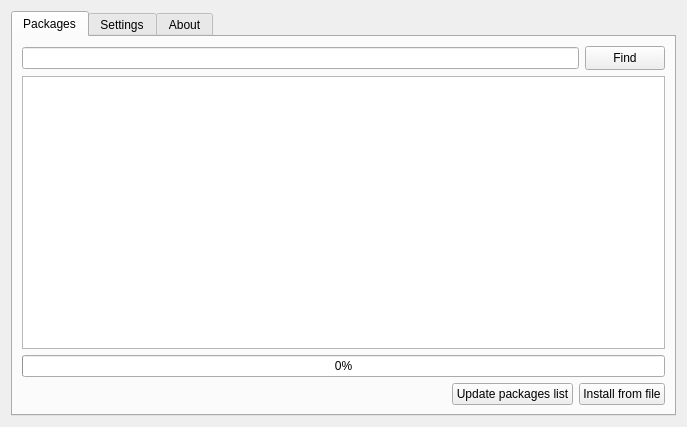
<?xml version="1.0" encoding="UTF-8"?>
<ui version="4.0">
 <class>plugmanSettings</class>
 <widget class="QWidget" name="plugmanSettings">
  <property name="geometry">
   <rect>
    <x>0</x>
    <y>0</y>
    <width>687</width>
    <height>427</height>
   </rect>
  </property>
  <property name="minimumSize">
   <size>
    <width>0</width>
    <height>0</height>
   </size>
  </property>
  <property name="windowTitle">
   <string>Form</string>
  </property>
  <layout class="QGridLayout" name="gridLayout">
   <item row="0" column="1">
    <widget class="QTabWidget" name="tabWidget">
     <property name="minimumSize">
      <size>
       <width>0</width>
       <height>0</height>
      </size>
     </property>
     <property name="currentIndex">
      <number>0</number>
     </property>
     <widget class="QWidget" name="PackagesTab">
      <attribute name="title">
       <string>Packages</string>
      </attribute>
      <layout class="QGridLayout" name="gridLayout_3">
       <item row="7" column="0">
        <spacer name="horizontalSpacer">
         <property name="orientation">
          <enum>Qt::Horizontal</enum>
         </property>
         <property name="sizeHint" stdset="0">
          <size>
           <width>40</width>
           <height>20</height>
          </size>
         </property>
        </spacer>
       </item>
       <item row="7" column="1">
        <widget class="QPushButton" name="pushButton">
         <property name="enabled">
          <bool>true</bool>
         </property>
         <property name="text">
          <string>Update packages list</string>
         </property>
         <property name="icon">
          <iconset resource="../icons.qrc">
           <normaloff>:/icons/internet.png</normaloff>:/icons/internet.png</iconset>
         </property>
        </widget>
       </item>
       <item row="7" column="2">
        <widget class="QPushButton" name="installfromfileBtn">
         <property name="text">
          <string>Install from file</string>
         </property>
         <property name="icon">
          <iconset resource="../icons.qrc">
           <normaloff>:/icons/open.png</normaloff>:/icons/open.png</iconset>
         </property>
        </widget>
       </item>
       <item row="6" column="0" colspan="3">
        <widget class="QProgressBar" name="progressBar">
         <property name="value">
          <number>0</number>
         </property>
        </widget>
       </item>
       <item row="5" column="0" colspan="3">
        <widget class="QTreeView" name="treeView"/>
       </item>
       <item row="0" column="0" rowspan="2" colspan="3">
        <layout class="QHBoxLayout" name="horizontalLayout">
         <item>
          <widget class="QLineEdit" name="lineEdit"/>
         </item>
         <item>
          <widget class="QPushButton" name="pushButton_2">
           <property name="minimumSize">
            <size>
             <width>0</width>
             <height>24</height>
            </size>
           </property>
           <property name="maximumSize">
            <size>
             <width>960</width>
             <height>24</height>
            </size>
           </property>
           <property name="baseSize">
            <size>
             <width>24</width>
             <height>64</height>
            </size>
           </property>
           <property name="text">
            <string>Find</string>
           </property>
           <property name="icon">
            <iconset resource="../icons.qrc">
             <normaloff>:/icons/find.png</normaloff>:/icons/find.png</iconset>
           </property>
           <property name="default">
            <bool>false</bool>
           </property>
           <property name="flat">
            <bool>false</bool>
           </property>
          </widget>
         </item>
        </layout>
       </item>
      </layout>
     </widget>
     <widget class="QWidget" name="SettingsTab">
      <attribute name="title">
       <string>Settings</string>
      </attribute>
      <layout class="QGridLayout" name="gridLayout_4">
       <item row="0" column="0">
        <widget class="QCheckBox" name="checkBox">
         <property name="text">
          <string>Collision protect</string>
         </property>
        </widget>
       </item>
       <item row="3" column="0">
        <widget class="QDialogButtonBox" name="buttonBox">
         <property name="standardButtons">
          <set>QDialogButtonBox::Cancel|QDialogButtonBox::Ok</set>
         </property>
        </widget>
       </item>
       <item row="2" column="0">
        <spacer name="verticalSpacer">
         <property name="orientation">
          <enum>Qt::Vertical</enum>
         </property>
         <property name="sizeHint" stdset="0">
          <size>
           <width>20</width>
           <height>40</height>
          </size>
         </property>
        </spacer>
       </item>
       <item row="1" column="0">
        <widget class="QLabel" name="label">
         <property name="text">
          <string>Not yet implemented</string>
         </property>
        </widget>
       </item>
      </layout>
     </widget>
     <widget class="QWidget" name="AboutTab">
      <attribute name="title">
       <string>About</string>
      </attribute>
      <layout class="QGridLayout" name="gridLayout_2">
       <item row="0" column="0">
        <widget class="QTextBrowser" name="textBrowser">
         <property name="frameShape">
          <enum>QFrame::StyledPanel</enum>
         </property>
         <property name="frameShadow">
          <enum>QFrame::Sunken</enum>
         </property>
         <property name="html">
          <string>&lt;!DOCTYPE HTML PUBLIC &quot;-//W3C//DTD HTML 4.0//EN&quot; &quot;http://www.w3.org/TR/REC-html40/strict.dtd&quot;&gt;
&lt;html&gt;&lt;head&gt;&lt;meta name=&quot;qrichtext&quot; content=&quot;1&quot; /&gt;&lt;style type=&quot;text/css&quot;&gt;
p, li { white-space: pre-wrap; }
&lt;/style&gt;&lt;/head&gt;&lt;body style=&quot; font-family:'Droid Serif'; font-size:10pt; font-weight:400; font-style:normal;&quot;&gt;
&lt;p style=&quot; margin-top:0px; margin-bottom:0px; margin-left:0px; margin-right:0px; -qt-block-indent:0; text-indent:0px;&quot;&gt;&lt;span style=&quot; font-family:'Bitstream Vera Sans';&quot;&gt;Simple qutIM plugin manager&lt;/span&gt;&lt;/p&gt;
&lt;p style=&quot;-qt-paragraph-type:empty; margin-top:0px; margin-bottom:0px; margin-left:0px; margin-right:0px; -qt-block-indent:0; text-indent:0px; font-family:'Bitstream Vera Sans';&quot;&gt;&lt;/p&gt;
&lt;p style=&quot; margin-top:0px; margin-bottom:0px; margin-left:0px; margin-right:0px; -qt-block-indent:0; text-indent:0px;&quot;&gt;&lt;span style=&quot; font-family:'Bitstream Vera Sans'; font-weight:600;&quot;&gt;Author: &lt;/span&gt;&lt;span style=&quot; font-family:'Bitstream Vera Sans';&quot;&gt;Sidorov Aleksey&lt;/span&gt;&lt;/p&gt;
&lt;p style=&quot; margin-top:0px; margin-bottom:0px; margin-left:0px; margin-right:0px; -qt-block-indent:0; text-indent:0px;&quot;&gt;&lt;span style=&quot; font-family:'Bitstream Vera Sans'; font-weight:600;&quot;&gt;Contacts: &lt;/span&gt;&lt;a href=&quot;mailto::sauron@citadelspb.com&quot;&gt;&lt;span style=&quot; font-family:'Bitstream Vera Sans'; text-decoration: underline; color:#0000ff;&quot;&gt;sauron@citadeslpb.com&lt;/span&gt;&lt;/a&gt;&lt;/p&gt;
&lt;p style=&quot; margin-top:0px; margin-bottom:0px; margin-left:0px; margin-right:0px; -qt-block-indent:0; text-indent:0px;&quot;&gt;&lt;br /&gt;&lt;/p&gt;
&lt;p align=&quot;center&quot; style=&quot; margin-top:0px; margin-bottom:0px; margin-left:0px; margin-right:0px; -qt-block-indent:0; text-indent:0px;&quot;&gt;2008-2009&lt;/p&gt;&lt;/body&gt;&lt;/html&gt;</string>
         </property>
        </widget>
       </item>
      </layout>
     </widget>
    </widget>
   </item>
  </layout>
 </widget>
 <resources>
  <include location="../icons.qrc"/>
 </resources>
 <connections/>
</ui>
